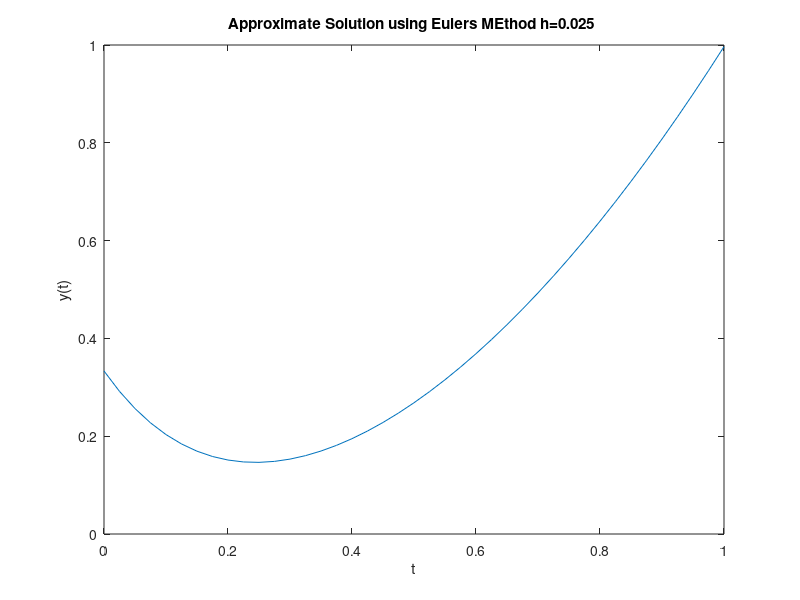

Recreate this plot in MATLAB.
% Euler's Method
%%%%%%%%%%%%%%%%%%%%%%%%%%%%%%%%%%%%%% %Target function %%%%%%%%%%%%%%%%%%%%%%%%%%%%%%%%%%%%%% 
F=@(t,y) (-5)*y+5* t.^2 +2*t;
tInitial=0; 
tFinal=1; 
yInitial=1/3 ; 
% h=0.1;
% h=0.05; 
h=0.025;
N=(tFinal-tInitial)/h; 
y=zeros(N+1,1); 
t=zeros(N+1,1); 
format long;
%%%%%%%%%%%%%%%%%%%%%%%%%%%%%%%%%%%%%% %Implementing Euler's to find sol %%%%%%%%%%%%%%%%%%%%%%%%%%%%%%%%%%%%%% 
t(1)=tInitial;
y(1)=yInitial; 
for(i = 1:N)
    t(i+1) = t(i) + h;
    y(i+1) = y(i) + h*F(t(i),y(i));
end

%%%%%%%%%%%%%%%%%%%%%%%%%%%%%%%%%%%%%% %Plot the function %%%%%%%%%%%%%%%%%%%%%%%%%%%%%%%%%%%%%% 
tPlotMin=tInitial;
tPlotMax=tFinal; 
yPlotMin=0.0; 
yPlotMax=1.0;
plot(t,y)
hold on
axis([tPlotMin, tPlotMax,yPlotMin, yPlotMax]); 
title('Approximate Solution using Eulers MEthod h=0.025 ') 
xlabel('t')
ylabel('y(t)')